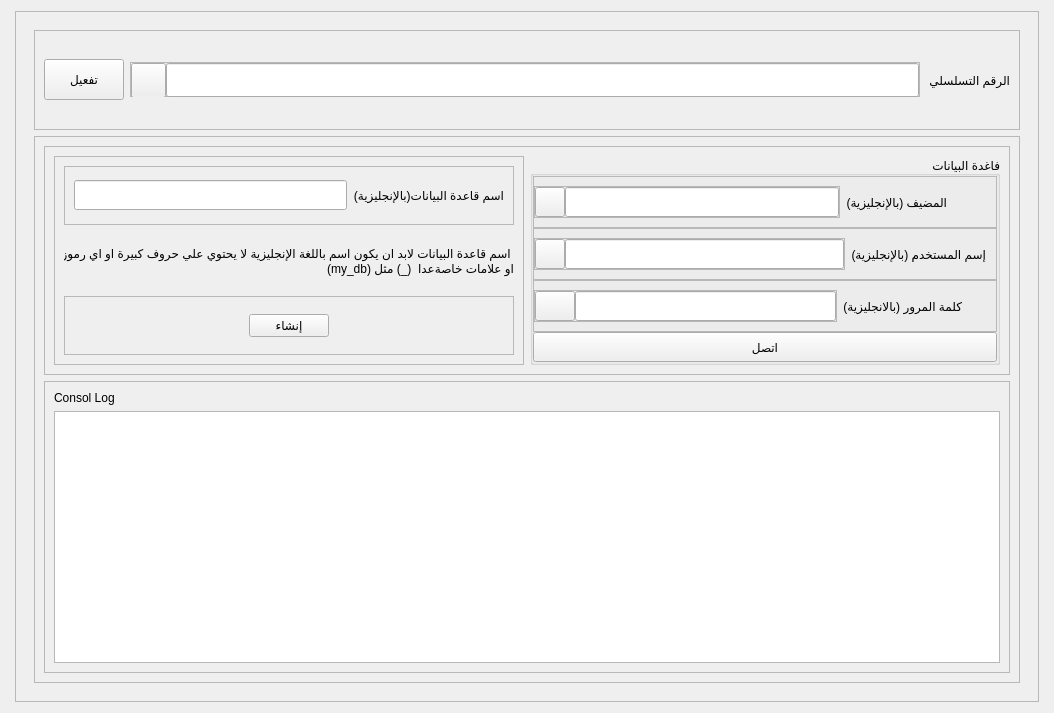
<?xml version="1.0" encoding="UTF-8"?>
<ui version="4.0">
 <class>activatort</class>
 <widget class="QWidget" name="activatort">
  <property name="geometry">
   <rect>
    <x>0</x>
    <y>0</y>
    <width>1054</width>
    <height>713</height>
   </rect>
  </property>
  <property name="windowTitle">
   <string>IceStore</string>
  </property>
  <layout class="QHBoxLayout" name="horizontalLayout">
   <item>
    <spacer name="horizontalSpacer">
     <property name="orientation">
      <enum>Qt::Horizontal</enum>
     </property>
     <property name="sizeHint" stdset="0">
      <size>
       <width>40</width>
       <height>20</height>
      </size>
     </property>
    </spacer>
   </item>
   <item>
    <widget class="QFrame" name="frame">
     <property name="minimumSize">
      <size>
       <width>1024</width>
       <height>0</height>
      </size>
     </property>
     <property name="frameShape">
      <enum>QFrame::StyledPanel</enum>
     </property>
     <property name="frameShadow">
      <enum>QFrame::Raised</enum>
     </property>
     <layout class="QHBoxLayout" name="horizontalLayout_2">
      <item>
       <widget class="QStackedWidget" name="stackedWidget">
        <property name="currentIndex">
         <number>0</number>
        </property>
        <widget class="QWidget" name="page">
         <layout class="QVBoxLayout" name="verticalLayout">
          <item>
           <widget class="QFrame" name="frame_2">
            <property name="minimumSize">
             <size>
              <width>0</width>
              <height>100</height>
             </size>
            </property>
            <property name="maximumSize">
             <size>
              <width>16777215</width>
              <height>100</height>
             </size>
            </property>
            <property name="frameShape">
             <enum>QFrame::StyledPanel</enum>
            </property>
            <property name="frameShadow">
             <enum>QFrame::Raised</enum>
            </property>
            <layout class="QHBoxLayout" name="horizontalLayout_3">
             <item>
              <widget class="QPushButton" name="pushButton">
               <property name="minimumSize">
                <size>
                 <width>0</width>
                 <height>41</height>
                </size>
               </property>
               <property name="text">
                <string>تفعيل</string>
               </property>
              </widget>
             </item>
             <item>
              <widget class="QFrame" name="frame_4">
               <property name="minimumSize">
                <size>
                 <width>0</width>
                 <height>35</height>
                </size>
               </property>
               <property name="maximumSize">
                <size>
                 <width>16777215</width>
                 <height>35</height>
                </size>
               </property>
               <property name="frameShape">
                <enum>QFrame::StyledPanel</enum>
               </property>
               <property name="frameShadow">
                <enum>QFrame::Raised</enum>
               </property>
               <layout class="QHBoxLayout" name="horizontalLayout_4">
                <property name="spacing">
                 <number>0</number>
                </property>
                <property name="leftMargin">
                 <number>0</number>
                </property>
                <property name="topMargin">
                 <number>0</number>
                </property>
                <property name="rightMargin">
                 <number>0</number>
                </property>
                <property name="bottomMargin">
                 <number>0</number>
                </property>
                <item>
                 <widget class="QToolButton" name="toolButton_2">
                  <property name="minimumSize">
                   <size>
                    <width>35</width>
                    <height>35</height>
                   </size>
                  </property>
                  <property name="text">
                   <string/>
                  </property>
                  <property name="checkable">
                   <bool>true</bool>
                  </property>
                 </widget>
                </item>
                <item>
                 <widget class="QLineEdit" name="lineEdit">
                  <property name="minimumSize">
                   <size>
                    <width>0</width>
                    <height>34</height>
                   </size>
                  </property>
                  <property name="maximumSize">
                   <size>
                    <width>16777215</width>
                    <height>34</height>
                   </size>
                  </property>
                  <property name="alignment">
                   <set>Qt::AlignRight|Qt::AlignTrailing|Qt::AlignVCenter</set>
                  </property>
                 </widget>
                </item>
               </layout>
              </widget>
             </item>
             <item>
              <widget class="QLabel" name="label">
               <property name="text">
                <string>الرقم التسلسلي </string>
               </property>
              </widget>
             </item>
            </layout>
           </widget>
          </item>
          <item>
           <widget class="QFrame" name="frame_3">
            <property name="frameShape">
             <enum>QFrame::StyledPanel</enum>
            </property>
            <property name="frameShadow">
             <enum>QFrame::Raised</enum>
            </property>
            <layout class="QVBoxLayout" name="verticalLayout_6">
             <item>
              <widget class="QFrame" name="frame_6">
               <property name="frameShape">
                <enum>QFrame::StyledPanel</enum>
               </property>
               <property name="frameShadow">
                <enum>QFrame::Raised</enum>
               </property>
               <layout class="QHBoxLayout" name="horizontalLayout_13">
                <item>
                 <widget class="QFrame" name="frame_14">
                  <property name="frameShape">
                   <enum>QFrame::StyledPanel</enum>
                  </property>
                  <property name="frameShadow">
                   <enum>QFrame::Raised</enum>
                  </property>
                  <layout class="QVBoxLayout" name="verticalLayout_5">
                   <item>
                    <widget class="QFrame" name="frame_15">
                     <property name="frameShape">
                      <enum>QFrame::StyledPanel</enum>
                     </property>
                     <property name="frameShadow">
                      <enum>QFrame::Raised</enum>
                     </property>
                     <layout class="QHBoxLayout" name="horizontalLayout_11">
                      <item>
                       <widget class="QLineEdit" name="lineEdit_6">
                        <property name="minimumSize">
                         <size>
                          <width>0</width>
                          <height>30</height>
                         </size>
                        </property>
                        <property name="maximumSize">
                         <size>
                          <width>16777215</width>
                          <height>30</height>
                         </size>
                        </property>
                        <property name="alignment">
                         <set>Qt::AlignRight|Qt::AlignTrailing|Qt::AlignVCenter</set>
                        </property>
                       </widget>
                      </item>
                      <item>
                       <widget class="QLabel" name="label_6">
                        <property name="text">
                         <string>اسم قاعدة البيانات(بالإنجليزية)</string>
                        </property>
                       </widget>
                      </item>
                     </layout>
                    </widget>
                   </item>
                   <item>
                    <widget class="QLabel" name="label_7">
                     <property name="text">
                      <string>اسم قاعدة البيانات لابد ان يكون اسم باللغة الإنجليزية لا يحتوي علي حروف كبيرة او اي رموز او علامات خاصةعدا  (_) مثل (my_db)</string>
                     </property>
                     <property name="alignment">
                      <set>Qt::AlignLeading|Qt::AlignLeft|Qt::AlignVCenter</set>
                     </property>
                     <property name="wordWrap">
                      <bool>true</bool>
                     </property>
                    </widget>
                   </item>
                   <item>
                    <widget class="QFrame" name="frame_16">
                     <property name="frameShape">
                      <enum>QFrame::StyledPanel</enum>
                     </property>
                     <property name="frameShadow">
                      <enum>QFrame::Raised</enum>
                     </property>
                     <layout class="QHBoxLayout" name="horizontalLayout_12">
                      <item>
                       <spacer name="horizontalSpacer_8">
                        <property name="orientation">
                         <enum>Qt::Horizontal</enum>
                        </property>
                        <property name="sizeHint" stdset="0">
                         <size>
                          <width>169</width>
                          <height>20</height>
                         </size>
                        </property>
                       </spacer>
                      </item>
                      <item>
                       <widget class="QPushButton" name="pushButton_8">
                        <property name="text">
                         <string>إنشاء</string>
                        </property>
                       </widget>
                      </item>
                      <item>
                       <spacer name="horizontalSpacer_9">
                        <property name="orientation">
                         <enum>Qt::Horizontal</enum>
                        </property>
                        <property name="sizeHint" stdset="0">
                         <size>
                          <width>40</width>
                          <height>20</height>
                         </size>
                        </property>
                       </spacer>
                      </item>
                     </layout>
                    </widget>
                   </item>
                  </layout>
                 </widget>
                </item>
                <item>
                 <widget class="QGroupBox" name="groupBox">
                  <property name="title">
                   <string>فاغدة البيانات</string>
                  </property>
                  <property name="alignment">
                   <set>Qt::AlignRight|Qt::AlignTrailing|Qt::AlignVCenter</set>
                  </property>
                  <property name="flat">
                   <bool>true</bool>
                  </property>
                  <layout class="QVBoxLayout" name="verticalLayout_4">
                   <property name="spacing">
                    <number>0</number>
                   </property>
                   <property name="leftMargin">
                    <number>0</number>
                   </property>
                   <property name="topMargin">
                    <number>0</number>
                   </property>
                   <property name="rightMargin">
                    <number>0</number>
                   </property>
                   <property name="bottomMargin">
                    <number>0</number>
                   </property>
                   <item>
                    <widget class="QFrame" name="frame_8">
                     <property name="frameShape">
                      <enum>QFrame::StyledPanel</enum>
                     </property>
                     <property name="frameShadow">
                      <enum>QFrame::Raised</enum>
                     </property>
                     <layout class="QHBoxLayout" name="horizontalLayout_10">
                      <property name="leftMargin">
                       <number>0</number>
                      </property>
                      <item>
                       <widget class="QFrame" name="frame_13">
                        <property name="frameShape">
                         <enum>QFrame::StyledPanel</enum>
                        </property>
                        <property name="frameShadow">
                         <enum>QFrame::Raised</enum>
                        </property>
                        <layout class="QHBoxLayout" name="horizontalLayout_5">
                         <property name="spacing">
                          <number>0</number>
                         </property>
                         <property name="leftMargin">
                          <number>0</number>
                         </property>
                         <property name="topMargin">
                          <number>0</number>
                         </property>
                         <property name="rightMargin">
                          <number>0</number>
                         </property>
                         <property name="bottomMargin">
                          <number>0</number>
                         </property>
                         <item>
                          <widget class="QToolButton" name="toolButton_6">
                           <property name="minimumSize">
                            <size>
                             <width>30</width>
                             <height>30</height>
                            </size>
                           </property>
                           <property name="text">
                            <string/>
                           </property>
                           <property name="checkable">
                            <bool>true</bool>
                           </property>
                          </widget>
                         </item>
                         <item>
                          <widget class="QLineEdit" name="lineEdit_3">
                           <property name="minimumSize">
                            <size>
                             <width>0</width>
                             <height>30</height>
                            </size>
                           </property>
                           <property name="echoMode">
                            <enum>QLineEdit::Password</enum>
                           </property>
                           <property name="alignment">
                            <set>Qt::AlignRight|Qt::AlignTrailing|Qt::AlignVCenter</set>
                           </property>
                          </widget>
                         </item>
                        </layout>
                       </widget>
                      </item>
                      <item>
                       <widget class="QLabel" name="label_3">
                        <property name="text">
                         <string>المضيف (بالإنجليزية)</string>
                        </property>
                       </widget>
                      </item>
                      <item>
                       <spacer name="horizontalSpacer_5">
                        <property name="orientation">
                         <enum>Qt::Horizontal</enum>
                        </property>
                        <property name="sizeType">
                         <enum>QSizePolicy::Preferred</enum>
                        </property>
                        <property name="sizeHint" stdset="0">
                         <size>
                          <width>40</width>
                          <height>20</height>
                         </size>
                        </property>
                       </spacer>
                      </item>
                     </layout>
                    </widget>
                   </item>
                   <item>
                    <widget class="QFrame" name="frame_9">
                     <property name="frameShape">
                      <enum>QFrame::StyledPanel</enum>
                     </property>
                     <property name="frameShadow">
                      <enum>QFrame::Raised</enum>
                     </property>
                     <layout class="QHBoxLayout" name="horizontalLayout_9">
                      <property name="leftMargin">
                       <number>0</number>
                      </property>
                      <item>
                       <widget class="QFrame" name="frame_12">
                        <property name="frameShape">
                         <enum>QFrame::StyledPanel</enum>
                        </property>
                        <property name="frameShadow">
                         <enum>QFrame::Raised</enum>
                        </property>
                        <layout class="QHBoxLayout" name="horizontalLayout_6">
                         <property name="spacing">
                          <number>0</number>
                         </property>
                         <property name="leftMargin">
                          <number>0</number>
                         </property>
                         <property name="topMargin">
                          <number>0</number>
                         </property>
                         <property name="rightMargin">
                          <number>0</number>
                         </property>
                         <property name="bottomMargin">
                          <number>0</number>
                         </property>
                         <item>
                          <widget class="QToolButton" name="toolButton_5">
                           <property name="sizePolicy">
                            <sizepolicy hsizetype="Preferred" vsizetype="Fixed">
                             <horstretch>0</horstretch>
                             <verstretch>0</verstretch>
                            </sizepolicy>
                           </property>
                           <property name="minimumSize">
                            <size>
                             <width>30</width>
                             <height>0</height>
                            </size>
                           </property>
                           <property name="maximumSize">
                            <size>
                             <width>30</width>
                             <height>30</height>
                            </size>
                           </property>
                           <property name="text">
                            <string/>
                           </property>
                           <property name="checkable">
                            <bool>true</bool>
                           </property>
                          </widget>
                         </item>
                         <item>
                          <widget class="QLineEdit" name="lineEdit_4">
                           <property name="sizePolicy">
                            <sizepolicy hsizetype="Expanding" vsizetype="Fixed">
                             <horstretch>0</horstretch>
                             <verstretch>0</verstretch>
                            </sizepolicy>
                           </property>
                           <property name="minimumSize">
                            <size>
                             <width>0</width>
                             <height>30</height>
                            </size>
                           </property>
                           <property name="maximumSize">
                            <size>
                             <width>16777215</width>
                             <height>30</height>
                            </size>
                           </property>
                           <property name="echoMode">
                            <enum>QLineEdit::Password</enum>
                           </property>
                           <property name="alignment">
                            <set>Qt::AlignRight|Qt::AlignTrailing|Qt::AlignVCenter</set>
                           </property>
                          </widget>
                         </item>
                        </layout>
                       </widget>
                      </item>
                      <item>
                       <widget class="QLabel" name="label_4">
                        <property name="text">
                         <string>إسم المستخدم (بالإنجليزية)</string>
                        </property>
                       </widget>
                      </item>
                      <item>
                       <spacer name="horizontalSpacer_6">
                        <property name="orientation">
                         <enum>Qt::Horizontal</enum>
                        </property>
                        <property name="sizeType">
                         <enum>QSizePolicy::Preferred</enum>
                        </property>
                        <property name="sizeHint" stdset="0">
                         <size>
                          <width>1</width>
                          <height>20</height>
                         </size>
                        </property>
                       </spacer>
                      </item>
                     </layout>
                    </widget>
                   </item>
                   <item>
                    <widget class="QFrame" name="frame_10">
                     <property name="frameShape">
                      <enum>QFrame::StyledPanel</enum>
                     </property>
                     <property name="frameShadow">
                      <enum>QFrame::Raised</enum>
                     </property>
                     <layout class="QHBoxLayout" name="horizontalLayout_8">
                      <property name="leftMargin">
                       <number>0</number>
                      </property>
                      <item>
                       <widget class="QFrame" name="frame_11">
                        <property name="frameShape">
                         <enum>QFrame::StyledPanel</enum>
                        </property>
                        <property name="frameShadow">
                         <enum>QFrame::Raised</enum>
                        </property>
                        <layout class="QHBoxLayout" name="horizontalLayout_7">
                         <property name="spacing">
                          <number>0</number>
                         </property>
                         <property name="leftMargin">
                          <number>0</number>
                         </property>
                         <property name="topMargin">
                          <number>0</number>
                         </property>
                         <property name="rightMargin">
                          <number>0</number>
                         </property>
                         <property name="bottomMargin">
                          <number>0</number>
                         </property>
                         <item>
                          <widget class="QPushButton" name="pushButton_4">
                           <property name="minimumSize">
                            <size>
                             <width>30</width>
                             <height>30</height>
                            </size>
                           </property>
                           <property name="maximumSize">
                            <size>
                             <width>16777215</width>
                             <height>30</height>
                            </size>
                           </property>
                           <property name="text">
                            <string/>
                           </property>
                           <property name="checkable">
                            <bool>true</bool>
                           </property>
                          </widget>
                         </item>
                         <item>
                          <widget class="QLineEdit" name="lineEdit_5">
                           <property name="minimumSize">
                            <size>
                             <width>0</width>
                             <height>30</height>
                            </size>
                           </property>
                           <property name="maximumSize">
                            <size>
                             <width>16777215</width>
                             <height>30</height>
                            </size>
                           </property>
                           <property name="echoMode">
                            <enum>QLineEdit::Password</enum>
                           </property>
                           <property name="alignment">
                            <set>Qt::AlignRight|Qt::AlignTrailing|Qt::AlignVCenter</set>
                           </property>
                          </widget>
                         </item>
                        </layout>
                       </widget>
                      </item>
                      <item>
                       <widget class="QLabel" name="label_5">
                        <property name="text">
                         <string>كلمة المرور (بالانجليزية)</string>
                        </property>
                       </widget>
                      </item>
                      <item>
                       <spacer name="horizontalSpacer_7">
                        <property name="orientation">
                         <enum>Qt::Horizontal</enum>
                        </property>
                        <property name="sizeType">
                         <enum>QSizePolicy::Preferred</enum>
                        </property>
                        <property name="sizeHint" stdset="0">
                         <size>
                          <width>25</width>
                          <height>20</height>
                         </size>
                        </property>
                       </spacer>
                      </item>
                     </layout>
                    </widget>
                   </item>
                   <item>
                    <widget class="QPushButton" name="pushButton_7">
                     <property name="minimumSize">
                      <size>
                       <width>0</width>
                       <height>30</height>
                      </size>
                     </property>
                     <property name="text">
                      <string>اتصل</string>
                     </property>
                    </widget>
                   </item>
                  </layout>
                 </widget>
                </item>
               </layout>
              </widget>
             </item>
             <item>
              <widget class="QFrame" name="frame_7">
               <property name="frameShape">
                <enum>QFrame::StyledPanel</enum>
               </property>
               <property name="frameShadow">
                <enum>QFrame::Raised</enum>
               </property>
               <layout class="QVBoxLayout" name="verticalLayout_3">
                <item>
                 <widget class="QLabel" name="label_2">
                  <property name="text">
                   <string>Consol Log</string>
                  </property>
                 </widget>
                </item>
                <item>
                 <widget class="QPlainTextEdit" name="plainTextEdit">
                  <property name="readOnly">
                   <bool>true</bool>
                  </property>
                 </widget>
                </item>
               </layout>
              </widget>
             </item>
            </layout>
           </widget>
          </item>
         </layout>
        </widget>
        <widget class="QWidget" name="page_2">
         <layout class="QGridLayout" name="gridLayout">
          <item row="1" column="0">
           <spacer name="horizontalSpacer_3">
            <property name="orientation">
             <enum>Qt::Horizontal</enum>
            </property>
            <property name="sizeHint" stdset="0">
             <size>
              <width>284</width>
              <height>20</height>
             </size>
            </property>
           </spacer>
          </item>
          <item row="1" column="1" colspan="2">
           <widget class="QFrame" name="frame_5">
            <property name="minimumSize">
             <size>
              <width>400</width>
              <height>400</height>
             </size>
            </property>
            <property name="maximumSize">
             <size>
              <width>400</width>
              <height>400</height>
             </size>
            </property>
            <property name="frameShape">
             <enum>QFrame::StyledPanel</enum>
            </property>
            <property name="frameShadow">
             <enum>QFrame::Raised</enum>
            </property>
            <layout class="QVBoxLayout" name="verticalLayout_2">
             <item>
              <spacer name="verticalSpacer_4">
               <property name="orientation">
                <enum>Qt::Vertical</enum>
               </property>
               <property name="sizeHint" stdset="0">
                <size>
                 <width>20</width>
                 <height>40</height>
                </size>
               </property>
              </spacer>
             </item>
             <item>
              <widget class="QLineEdit" name="lineEdit_2">
               <property name="minimumSize">
                <size>
                 <width>0</width>
                 <height>35</height>
                </size>
               </property>
               <property name="echoMode">
                <enum>QLineEdit::Password</enum>
               </property>
              </widget>
             </item>
             <item>
              <spacer name="verticalSpacer_3">
               <property name="orientation">
                <enum>Qt::Vertical</enum>
               </property>
               <property name="sizeHint" stdset="0">
                <size>
                 <width>20</width>
                 <height>149</height>
                </size>
               </property>
              </spacer>
             </item>
             <item>
              <widget class="QPushButton" name="pushButton_3">
               <property name="text">
                <string>PushButton</string>
               </property>
              </widget>
             </item>
            </layout>
           </widget>
          </item>
          <item row="1" column="3">
           <spacer name="horizontalSpacer_4">
            <property name="orientation">
             <enum>Qt::Horizontal</enum>
            </property>
            <property name="sizeHint" stdset="0">
             <size>
              <width>284</width>
              <height>20</height>
             </size>
            </property>
           </spacer>
          </item>
          <item row="0" column="1">
           <spacer name="verticalSpacer_2">
            <property name="orientation">
             <enum>Qt::Vertical</enum>
            </property>
            <property name="sizeHint" stdset="0">
             <size>
              <width>20</width>
              <height>120</height>
             </size>
            </property>
           </spacer>
          </item>
          <item row="2" column="2">
           <spacer name="verticalSpacer">
            <property name="orientation">
             <enum>Qt::Vertical</enum>
            </property>
            <property name="sizeHint" stdset="0">
             <size>
              <width>20</width>
              <height>119</height>
             </size>
            </property>
           </spacer>
          </item>
         </layout>
        </widget>
       </widget>
      </item>
     </layout>
    </widget>
   </item>
   <item>
    <spacer name="horizontalSpacer_2">
     <property name="orientation">
      <enum>Qt::Horizontal</enum>
     </property>
     <property name="sizeHint" stdset="0">
      <size>
       <width>40</width>
       <height>20</height>
      </size>
     </property>
    </spacer>
   </item>
  </layout>
 </widget>
 <resources>
  <include location="../../Resorces.qrc"/>
 </resources>
 <connections/>
</ui>
